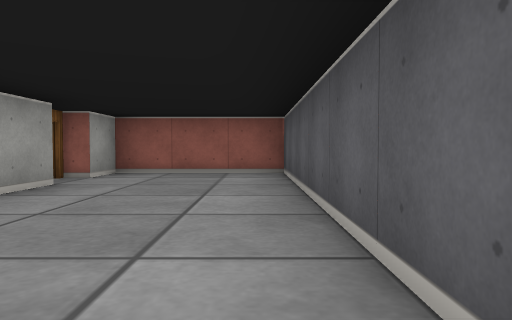
[1] (above)

16 first-person views from a walk through a cub3D maze. The camera is about half as high as the walls, tilts 2° down and sees 70° across. The floor is counted in squares. Each view is taken from the middle of a square. On the plan, view 1 faces up. The plan holds only what a view shows up to about 9 squares ahead; the rest is blank.

[2]
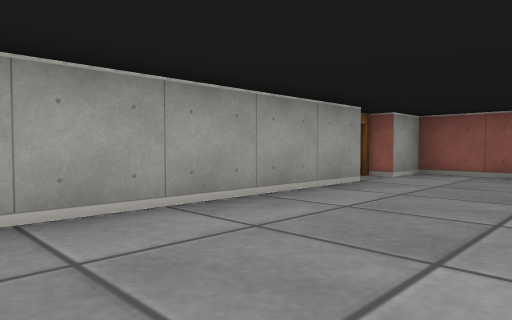

[3]
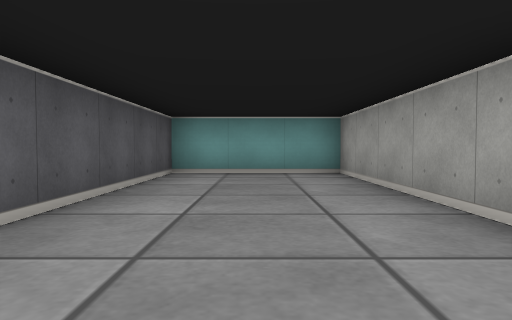

[4]
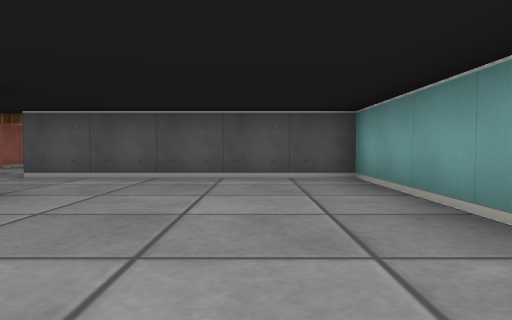

[5]
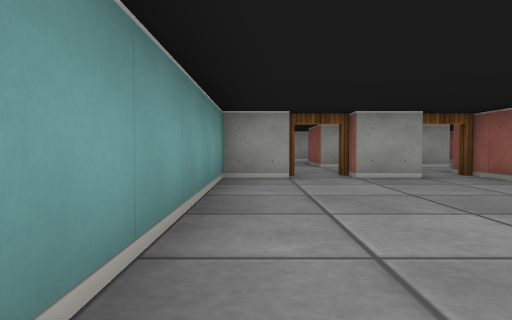

[6]
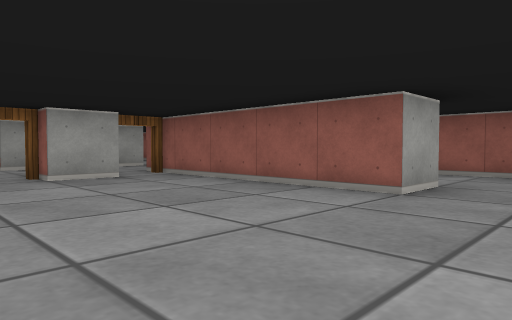

[7]
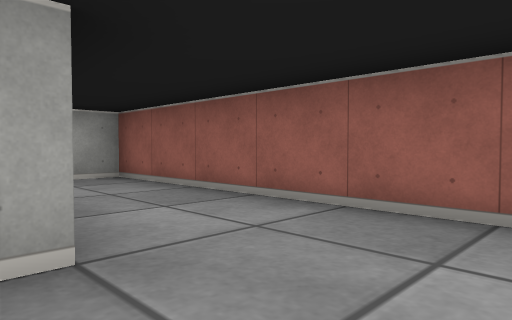

[8]
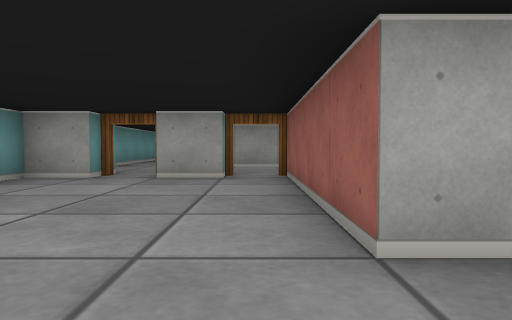

[9]
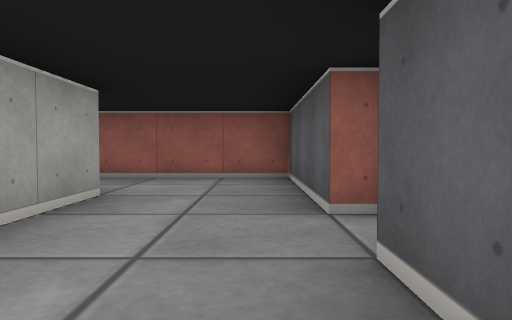

[10]
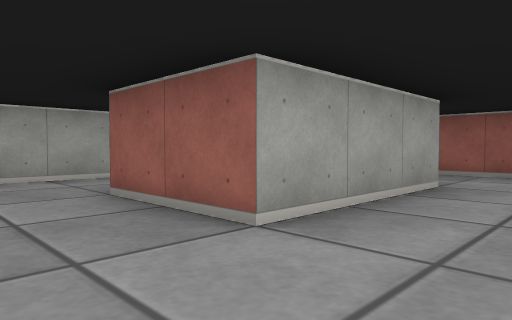

[11]
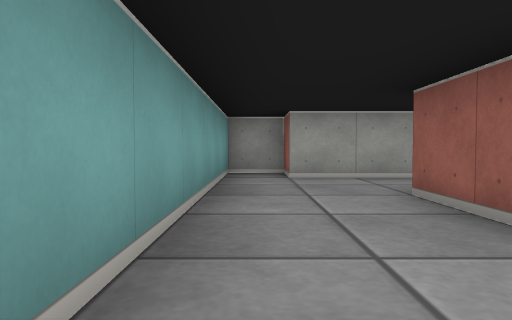

[12]
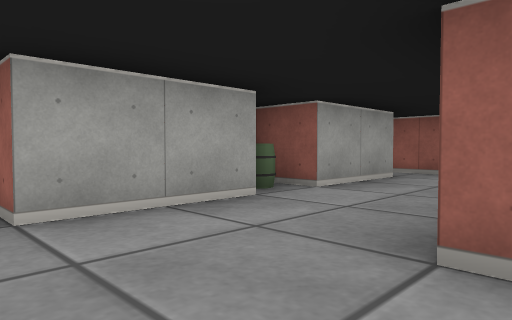

[13]
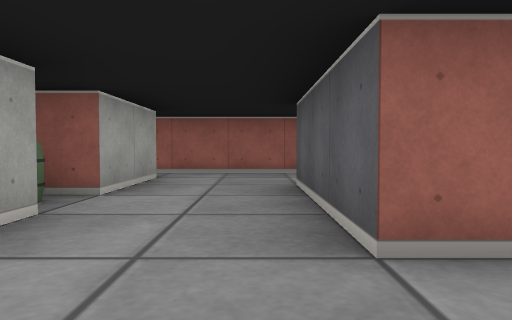

[14]
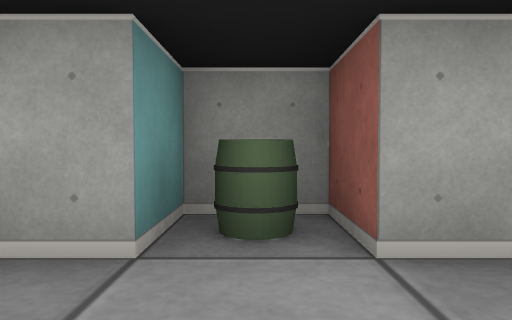

[15]
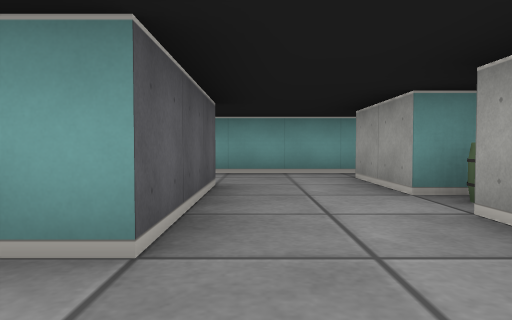

[16]
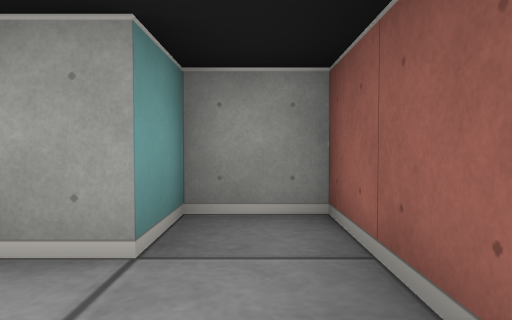

### Floor plan
Ten units are one square. View 1 is at (0, 0); x grows to the right and y downward. Boxes are objects, and circles mark ways between rooms. Rooms are numbered by the first view taken in them; rooms with no view inside come last. Other rooms are left out.
<svg viewBox="-180 -70 190 80">
<path fill="none" stroke="#000" d="M-25 -46 -25 5 5 5 5 -65 -25 -65 -25 -55M-55 -35 -105 -35M-95 -25 -95 -15M-95 -5 -95 5 -35 5 -35 -35M-55 -46 -55 -35M-44 -65 -95 -65 -95 -58M-35 -35 -35 -45M-105 -35 -105 -65 -125 -65M-125 -46 -125 -15M-105 -16 -105 -25M-126 5 -116 5M-125 -15 -145 -15 -145 -45 -139 -45M-125 -65 -175 -65 -175 -55 -165 -55 -165 -35 -175 -35 -175 -25 -165 -25 -165 -5 -175 -5 -175 5 -126 5"/>
<rect x="-175" y="-35" width="10" height="10" fill="#bbb"><title>barrel</title></rect>
<circle cx="-30" cy="-50" r="3" fill="#2a7"/>
<circle cx="-45" cy="-40" r="3" fill="#2a7"/>
<circle cx="-100" cy="-10" r="3" fill="#2a7"/>
<circle cx="-100" cy="-30" r="3" fill="#2a7"/>
<circle cx="-135" cy="-5" r="3" fill="#2a7"/>
<circle cx="-135" cy="-55" r="3" fill="#2a7"/>
<text x="-10" y="-30">1</text>
<text x="-70" y="-20">2</text>
<text x="-60" y="-50">3</text>
<text x="-120" y="-30">4</text>
<text x="-150" y="-30">5</text>
</svg>
Room 1 opens to room 3. Room 2 opens to room 3. Room 2 opens to room 4. Room 4 opens to room 5.

Where each view was taken, in squares from view 1:
view 1: 0 up, 0 right, facing up
view 2: 0 up, 0 right, facing up-left
view 3: 6 up, 1 left, facing down
view 4: 1 up, 9 left, facing right
view 5: 0 up, 4 left, facing left
view 6: 0 up, 4 left, facing up-left
view 7: 4 up, 4 left, facing up-left
view 8: 3 up, 4 left, facing left
view 9: 1 up, 11 left, facing up
view 10: 0 up, 11 left, facing up-left
view 11: 0 up, 11 left, facing left
view 12: 0 up, 14 left, facing up-left
view 13: 0 up, 15 left, facing up
view 14: 3 up, 15 left, facing left
view 15: 6 up, 15 left, facing down
view 16: 6 up, 15 left, facing left
